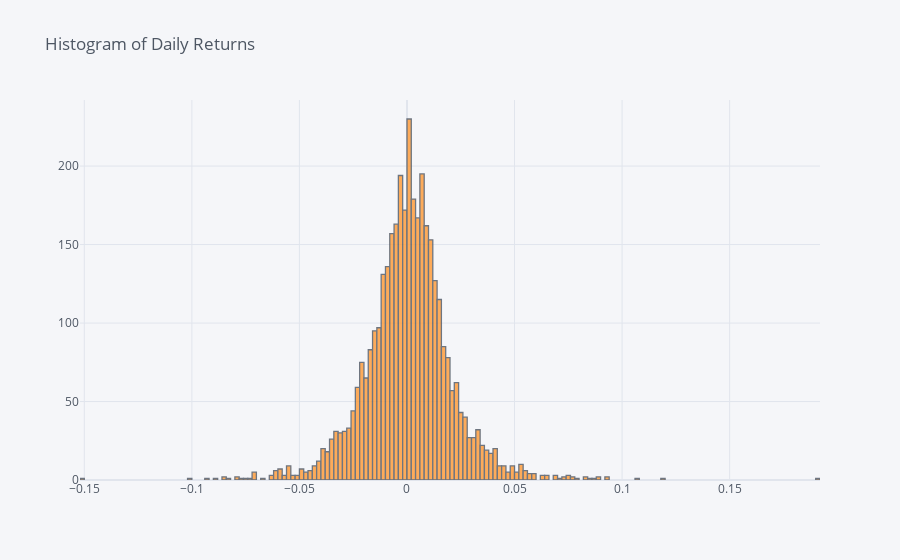

Here is the notebook cell this chart was saved with:
### Markdown cell above
## Histogram: SPY

### Code cell
# Plot log normal distribution of returns
daily_returns.iplot(kind='histogram', title = 'Histogram of Daily Returns')

### Figure 1 — Plotly figure (JSON) as saved in the notebook; plotly's stock layout.template omitted (floating-point values rounded to 4 significant figures; data arrays with more than 128 entries replaced by an {"elided": "..."} marker saying what was removed)
{"data": [{"histfunc": "count", "histnorm": "", "marker": {"color": "rgba(255, 153, 51, 1.0)", "line": {"color": "#4D5663", "width": 1.3}}, "name": "Close", "opacity": 0.8, "orientation": "v", "x": {"elided": "3698 float values"}, "type": "histogram"}], "layout": {"barmode": "overlay", "legend": {"bgcolor": "#F5F6F9", "font": {"color": "#4D5663"}}, "paper_bgcolor": "#F5F6F9", "plot_bgcolor": "#F5F6F9", "title": {"font": {"color": "#4D5663"}, "text": "Histogram of Daily Returns"}, "xaxis": {"gridcolor": "#E1E5ED", "showgrid": true, "tickfont": {"color": "#4D5663"}, "title": {"font": {"color": "#4D5663"}, "text": ""}, "zerolinecolor": "#E1E5ED"}, "yaxis": {"gridcolor": "#E1E5ED", "showgrid": true, "tickfont": {"color": "#4D5663"}, "title": {"font": {"color": "#4D5663"}, "text": ""}, "zerolinecolor": "#E1E5ED"}}}
